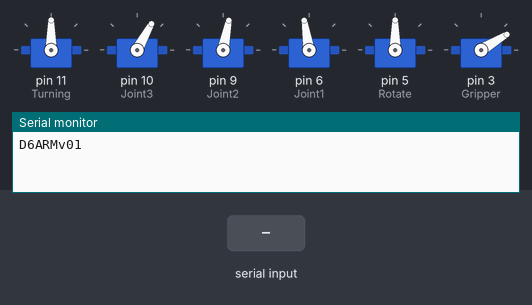
A sketch run on a simulated Arduino Uno, built with avr-gcc and run on an emulated ATmega328P. On the bench: 6 × servo, the last lines printed to the serial monitor. The test bench sets the inputs (shaded band).

Above: at 1.2 s.
1.3 s: "A" received over Serial
At 2.5 s:
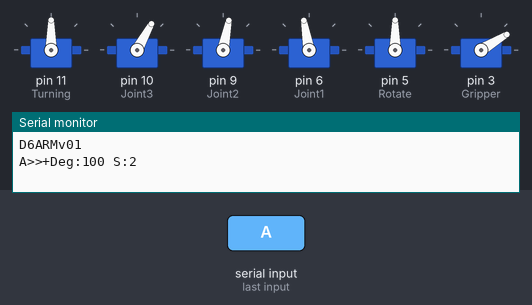
2.8 s: "B" received over Serial
At 3.7 s:
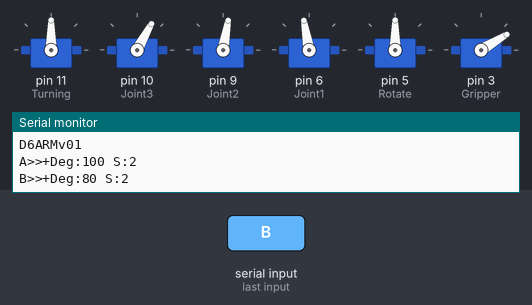
4.3 s: "a" received over Serial
At 4.8 s:
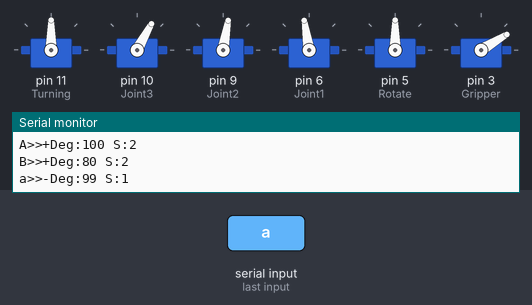
5.8 s: "g" received over Serial
At 7.0 s:
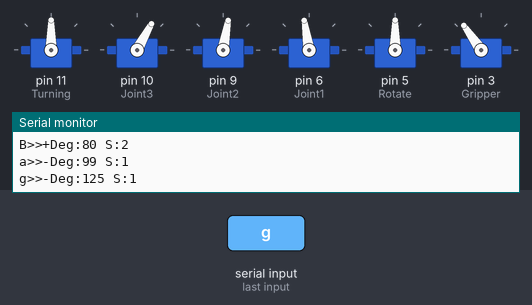
7.3 s: "b" received over Serial
At 8.3 s:
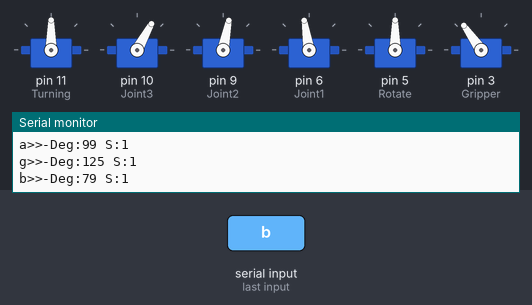
8.8 s: "A" received over Serial
At 9.4 s:
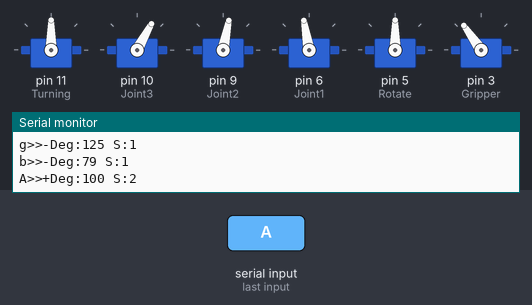
Timing chart, 0 to 11.3 s (numbered marks = the images above; inputs shaded):
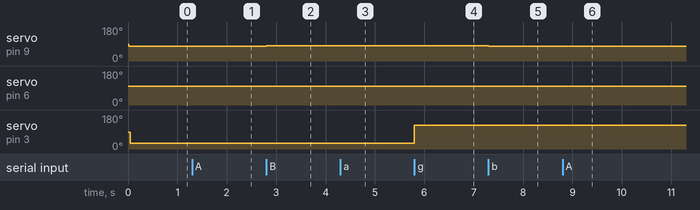

Measured:
- after the input at 1.3 s, servo on pin 6 (Joint1): 99° → 100° at once
- after the input at 2.8 s, servo on pin 9 (Joint2): 79° → 80° at once
- after the input at 4.3 s, servo on pin 6 (Joint1): 100° → 99° at once
- after the input at 5.8 s, servo on pin 3 (Gripper): 31° → 125° at once
- after the input at 7.3 s, servo on pin 9 (Joint2): 80° → 79° at once
- after the input at 8.8 s, servo on pin 6 (Joint1): 99° → 100° at once

The sketch:

mainArduino.ino
```cpp
/*  _________________________________________________________________________
    |                     Robotic Arm project (RARM)                        |
    -------------------------------------------------------------------------
    |------------------------Supervisor: Dr.Chan----------------------------|
    |----------------------Student: Lưu Quang Minh--------------------------|
    |------------------Built for Senior project at VGU----------------------|
    |-------All Algorithms and Codes are created by Luu Quang Minh----------|
    |-------------------------Updated on Github:----------------------------|
    |------https://github.com/minminlittleshrimp/RARM_senior_project--------|
    |--------------------Built for non-commercial use-----------------------|
    |_______________________________________________________________________|
*/
#include<stdint.h>
#include <Servo.h>

//Servo list
Servo Joint1,Joint2,Joint3;
Servo Gripper,Turning,Rotate;

char buff;

//Max & Min rotation
#define Joint1DH 140
#define Joint1DL 50

#define Joint2DH 160
#define Joint2DL 20

#define Joint3DH 160
#define Joint3DL 50

#define TurningDH 170
#define TurningDL 20

#define RotateDH 180
#define RotateDL 0

#define GripperDH 180
#define GripperDL 125

//--------------------------------------------------//

//Global Variable
uint8_t StepX=1;
uint8_t _DegJoint1=100,_DegJoint2=80,_DegJoint3=60;
uint8_t _DegGripper=30,_DegTurning=90,_DegRotate=90;

//Function for each Servo
//------------------Joint1-------------------------//
uint8_t __Joint1(uint8_t _TempDegJoint1)
{
  if(_TempDegJoint1>_DegJoint1)
  {
  _DegJoint1 += StepX;
//Max rotation
  if(_DegJoint1>Joint1DH)
  _DegJoint1=Joint1DH;
  Joint1.write(_DegJoint1);
  delay(10);
  return 2;
  }
  else if(_TempDegJoint1<_DegJoint1)
  {
  _DegJoint1 -= StepX;
//Min rotation
  if(_DegJoint1<Joint1DL)
  _DegJoint1=Joint1DL;
  Joint1.write(_DegJoint1);
  delay(10);
  return 1;
  }
  else {Joint1.write(_DegJoint1);return 0;}
}

//------------------Joint2-------------------------//
uint8_t __Joint2(uint8_t _TempDegJoint2)
{
  if(_TempDegJoint2>_DegJoint2)
  {
  _DegJoint2 += StepX;
//Max rotation
  if(_DegJoint2>Joint2DH)
  _DegJoint2=Joint2DH;
  Joint2.write(_DegJoint2);
  delay(20);
  return 2;
  }
  else if(_TempDegJoint2<_DegJoint2)
  {
  _DegJoint2 -= StepX;
//Min rotation
  if(_DegJoint2<Joint2DL)
  _DegJoint2=Joint2DL;
  Joint2.write(_DegJoint2);
  delay(20);
  return 1;
  }
  else {Joint2.write(_DegJoint2);return 0;}
}

//------------------Joint3-------------------------//
uint8_t __Joint3(uint8_t _TempDegJoint3)
{
  if(_TempDegJoint3>_DegJoint3)
  {
  _DegJoint3 += StepX;
//Max rotation
  if(_DegJoint3>Joint3DH)
  _DegJoint3=Joint3DH;
  Joint3.write(_DegJoint3);
  delay(10);
  return 2;
  }
  else if(_TempDegJoint3<_DegJoint3)
  {
  _DegJoint3 -= StepX;
//Min rotation
  if(_DegJoint3<Joint3DL)
  _DegJoint3=Joint3DL;
  Joint3.write(_DegJoint3);
  delay(10);
  return 1;
  }
  else {Joint3.write(_DegJoint3);return 0;}
}

//------------------Gripper-------------------------//
uint8_t __Gripper(uint8_t _TempDegGripper)
{
  if(_TempDegGripper>_DegGripper)
  {
  _DegGripper += StepX;
//Max rotation
  if(_DegGripper>GripperDH)
  _DegGripper=GripperDH;
  Gripper.write(_DegGripper);
  delay(10);
  return 2;
  }
  else if(_TempDegGripper<_DegGripper)
  {
  _DegGripper -= StepX;
//Min rotation
  if(_DegGripper<GripperDL)
  _DegGripper=GripperDL;
  Gripper.write(_DegGripper);
  delay(10);
  return 1;
  }
  else {Gripper.write(_DegGripper); return 0;}
}

//------------------Turning-------------------------//
uint8_t __Turning(uint8_t _TempDegTurning)
{
  if(_TempDegTurning>_DegTurning)
  {
  _DegTurning += StepX;
//Max rotation
  if(_DegTurning>TurningDH)
  _DegTurning=TurningDH;
  Turning.write(_DegTurning);
  delay(10);
  return 2;
  }
  else if(_TempDegTurning<_DegTurning)
  {
  _DegTurning -= StepX;
//Min rotation
  if(_DegTurning<TurningDL)
  _DegTurning=TurningDL;
  Turning.write(_DegTurning);
  delay(10);
  return 1;
  }
  else {Turning.write(_DegTurning); return 0;}
}

//------------------Rotate-------------------------//
uint8_t __Rotate(uint8_t _TempDegRotate)
{
  if(_TempDegRotate>_DegRotate)
  {
  _DegRotate += StepX;
//Max rotation
  if(_DegRotate>RotateDH)
  _DegRotate=RotateDH;
  Rotate.write(_DegRotate);
  delay(10);
  return 2;
  }
  else if(_TempDegRotate<_DegRotate)
  {
  _DegRotate -= StepX;
//Min rotation
  if(_DegRotate<RotateDL)
  _DegRotate=RotateDL;
  Rotate.write(_DegRotate);
  delay(10);
  return 1;
  }
  else {Rotate.write(_DegRotate);return 0;}
}

//----------------Main code for control 6 servos--------------//
void setup()
{
  Serial.begin(9600);
  Serial.println("D6ARMv01");

//Set servos to pins

  Turning.attach(11);
  Joint3.attach(10);
  Joint2.attach(9);
  Joint1.attach(6);
  Rotate.attach(5);
  Gripper.attach(3);

//Set all check-variable-->.write(); return 0;

  __Joint1(70);
  __Joint2(70);
  __Joint3(70);
  __Gripper(130);
  __Turning(90);
  __Rotate(90);
}
void loop()
{

//Variable to increase by StepX in rotation
  uint8_t TempJoint1,TempJoint2, TempJoint3;
  uint8_t TempGripper, TempTurning, TempRotate;
  uint8_t StepJoint1, StepJoint2, StepJoint3;
  uint8_t StepGripper, StepTurning, StepRotate;

  if(Serial.available()>0)
  {
    buff=Serial.read();
    Serial.print(buff);
    Serial.print(">>");
    switch(buff)
    {
    //A and a: control Joint1

    case'A':
    StepJoint1=_DegJoint1+StepX;
    TempJoint1=__Joint1(StepJoint1);
    Serial.print("+Deg:");Serial.print(_DegJoint1);
    Serial.print(" S:");Serial.println(TempJoint1); break;

    case'a':
    StepJoint1=_DegJoint1-StepX;
    TempJoint1=__Joint1(StepJoint1);
    Serial.print("-Deg:");Serial.print(_DegJoint1);
    Serial.print(" S:");Serial.println(TempJoint1); break;

    //B and b: control Joint2

    case'B':
    StepJoint2=_DegJoint2+StepX;
    TempJoint2=__Joint2(StepJoint2);
    Serial.print("+Deg:");Serial.print(_DegJoint2);
    Serial.print(" S:");Serial.println(TempJoint2); break;

    case'b':
    StepJoint2=_DegJoint2-StepX;
    TempJoint2=__Joint2(StepJoint2);
    Serial.print("-Deg:");Serial.print(_DegJoint2);
    Serial.print(" S:");Serial.println(TempJoint2); break;

    //C and c: control Joint3

    case'c':
    StepJoint3=_DegJoint3+StepX;
    TempJoint3=__Joint3(StepJoint3);
    Serial.print("+Deg:");Serial.print(_DegJoint3);
    Serial.print(" S:");Serial.println(TempJoint3); break;

    case'C':
    StepJoint3=_DegJoint3-StepX;
    TempJoint3=__Joint3(StepJoint3);
    Serial.print("-Deg:");Serial.print(_DegJoint3);
    Serial.print(" S:");Serial.println(TempJoint3); break;

    //G and g: control Gripper

    case'G':
    StepGripper=_DegGripper+StepX;
    TempGripper=__Gripper(StepGripper);
    Serial.print("+Deg:");Serial.print(_DegGripper);
    Serial.print(" S:");Serial.println(TempGripper); break;

    case'g':
    StepGripper=_DegGripper-StepX;
    TempGripper=__Gripper(StepGripper);
    Serial.print("-Deg:");Serial.print(_DegGripper);
    Serial.print(" S:");Serial.println(TempGripper); break;

    //T and t: control Turning

    case'T':
    StepTurning=_DegTurning+StepX;
    TempTurning=__Turning(StepTurning);
    Serial.print("+Deg:");Serial.print(_DegTurning);
    Serial.print(" S:");Serial.println(TempTurning); break;

    case't':
    StepTurning=_DegTurning-StepX;
    TempTurning=__Turning(StepTurning);
    Serial.print("-Deg:");Serial.print(_DegTurning);
    Serial.print(" S:");Serial.println(TempTurning); break;

    //R and r: control Rotate

    case'R':
    StepRotate=_DegRotate+StepX;
    TempRotate=__Rotate(StepRotate);
    Serial.print("+Deg:");Serial.print(_DegRotate);
    Serial.print(" S:");Serial.println(TempRotate); break;

    case'r':
    StepRotate=_DegRotate-StepX;
    TempRotate=__Rotate(StepRotate);
    Serial.print("-Deg:");Serial.print(_DegRotate);
    Serial.print(" S:");Serial.println(TempRotate); break;

    case'S':
    StepX++;
    if(StepX>10) StepX=10;
    break;

    case's':
    StepX--;
    if(StepX<1) StepX=1;
    break;

    default: break;
    }
  }
}
```
